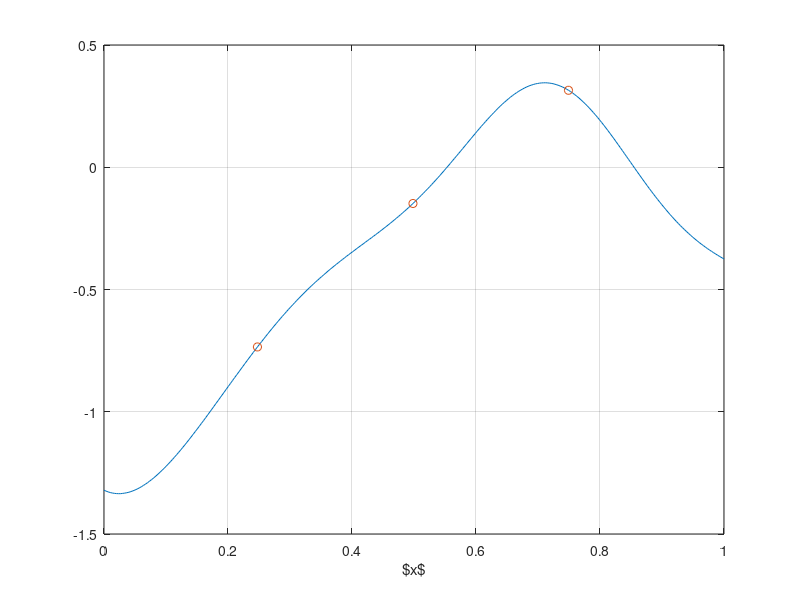

Recreate this plot in MATLAB. (Note: this script raises an error after producing the figure.)

clear all
% close all
clc

tic


%% Parameters
la1  = .2;      % length scale of a(x)
sa21 = .5;      % power of a(x)


nbX = 3;        % number of initial sensors

sigmaS = 2;  % power of s


% set of the uncertaunty power on a(x) -> \hat{a}(x)
nbSigmaA2 = 20;
sma_ratio = logspace(-4, 4, nbSigmaA2).';


nbA    = 50;         % nb of MC for a(x)


ratio_rho = .01;    % ratio between l_n and l_a => ratio_rho = l_n / l_a, with l_N: length scale of the spatial noise


nbMcMc = 10;        % nb of MC simulations for each configuratio, i.e. pair (a(x), uncertainty on \hat{a}(x))


nbPts = 3e2;    % nb of points 'x' in the grid (for optimization)



%%
x = linspace(0, 1, nbPts).';

% Covariance functions
kSquare = @(x,s2,l)(s2 * exp(-squareform(pdist(x,'squaredeuclidean')) / (2*l^2)));
k       = @(x,xP,s2,l) (s2 * exp(-(x-xP).^2 / (2*l^2)));




failure_size_mont = zeros(nbA, nbSigmaA2, nbMcMc);

for inda = 1:nbA    % loop MC on a(x)
    % Generate a
    Ka = kSquare(x, sa21, la1);
    La = chol(Ka + 1e-8*eye(nbPts), 'lower');
    a  = La * randn(nbPts, 1);
    
    
    % Selection X_(N-1) = [x_1, ... , x_{N-1}]
    
    indSelected = fix([1:nbX]/(nbX+1)*nbPts);
    %indSelected = randperm(nbPts);
    indSelected = sort(indSelected(1:nbX));
    xSelected   = x(indSelected);
    
    % aSelected = ma(indSelected);
    aSelected = a(indSelected);
    
    
    figure(1); clf
    axs = axes;
    plot(x,a); hold on
    plot(xSelected, aSelected, 'o');
    
    grid on
    lbl = xlabel('$x$');
    lbl.Interpreter = 'latex';
    lbl = ylabel('$a(x)$');
    lbl.Interpreter = 'latex';
    axs.FontSize = 16;
    
    
    % Failure computation
    for indUncertainty = 1:nbSigmaA2     % loop on uncertainty on a(x)
        figure(10); clf
        subplot(211)
        title('SNR')
        hold on
        
        subplot(212)
        title('SNR normalized')
        hold on
        
        
        
        for Mont = 1:nbMcMc     % loop MC on \hat{a}(x)
            [inda indUncertainty Mont]
            
            % Parameters of \hat{a}
            la  = la1;
            %             sa2 = sa2_set(indUncertainty);
            sa2 = 0.01;
            
            % Parameters of the mean function
            lma  = la;
            %             sma2 = sa2_set(indUncertainty);
            
            sma2 = sma_ratio(indUncertainty)*sa2;   % here sa2_set represents the ratio between "sigma_ma" and "sigma_a"
            
            % Parameters of noise
            ln  = ratio_rho*la;
            sn2 = .01;
            
            
            % 1. Generate ma
            Kma = kSquare(x, sma2, lma);
            Lma = chol(Kma + 1e-8*eye(nbPts), 'lower');
            ma  = a + Lma * randn(nbPts, 1);
            
            maSelected = ma(indSelected);
            
            
            
            figure(2); clf
            axs = axes;
            plt = fill([x ; flipud(x)], [ma + 2*sqrt(sa2) ; flipud(ma) - 2*sqrt(sa2)], .85*[1 1 1]); hold on
            plt.HandleVisibility = 'off';
            plt.LineStyle = 'none';
            
            plt = plot(x,a);
            plt.Color = axs.ColorOrder(1,:);
            plt = plot(xSelected, aSelected, 'o');
            plt.MarkerEdgeColor = axs.ColorOrder(1,:);
            plt.HandleVisibility = 'off';
            
            plt = plot(x, ma);
            plt.Color = axs.ColorOrder(2,:);
            plt = plot(xSelected, maSelected, 'o');
            plt.Color = axs.ColorOrder(2,:);
            plt.HandleVisibility = 'off';
            
            grid on
            
            lbl = xlabel('$x$');
            lbl.Interpreter = 'latex';
            lbl = ylabel('$a(x)$');
            lbl.Interpreter = 'latex';
            axs.FontSize = 16;
            lgd = legend({'$a(x)$' ; '$\hat{a}(x)$'});
            lgd.Interpreter = 'latex';
            drawnow
            
            
            
            % 2. Generate noise
            Kn = kSquare(x, sn2, ln);
            
            
            %         % 3. Generate \hat{a}_N | vec(a)_N-1
            indNonSelected = setdiff(1:nbPts, indSelected);
            %
            %         nbPtsTest = 100;
            %
            %         for indN = 1:nbPts
            %             if ismember(indN, indNonSelected)
            %                 %indNonSelected   %(randomOrder(1));
            %
            %                 mu_aN(indN,1) = ma(indN) + Ka(indSelected, indN).' * ((Ka(indSelected,indSelected)+1e-8*eye(nbX)) \ (aSelected - maSelected));
            %                 s2_aN(indN,1) = Ka(indN,indN) - Ka(indSelected, indN).' / (Ka(indSelected,indSelected)+1e-8*eye(nbX)) * Ka(indSelected, indN);
            %
            %                 aN(indN, 1:nbPtsTest) = mu_aN(indN) + sqrt(s2_aN(indN)) * randn(1, nbPtsTest);
            %
            %             else
            %                 mu_aN(indN,1) = a(indN);
            %                 s2_aN(indN,1) = 0;
            %
            %                 aN(indN, 1:nbPtsTest) = a(indN);
            %
            %             end
            %
            %         end
            
            % 4. Optimal SNR: "perfect knowledge on a(x)"
            aSelected_True = a(indSelected);
            for indN = 1:nbPts
                if ismember(indN, indNonSelected)
                    a_total = [aSelected_True ; a(indN)];
                    x_total = [x(indSelected) ; x(indN)];
                    Rn1 = kSquare(x_total, sn2, ln);
                    
                else
                    a_total = [aSelected_True];
                    x_total = [x(indSelected)];
                    Rn1 = kSquare(x_total, sn2, ln);
                end
                SNR_optimal(indN,1) = sigmaS^2 * a_total' * (Rn1 \ a_total);
            end
            
            
            
            % 5. True SNR(f_hat): "actual SNR with uncertain a(x)"
            flagPrior = 1;
            
            zK     = ma(indSelected);
            tol    = 1e-10;
            xK     = x(indSelected);
            ma_K   = ma(indSelected);
            
            
            % a. Estimation of a(x) from z(x)
            if flagPrior == 1
                aEst = ma;
                
                [xx_, xy_] = meshgrid(x, x);
                Sigma_aEst = k(xx_, xy_, sa2, la);
                
            else
                [xx_kk, xy_kk] = meshgrid(xK, xK);
                SigmaA_kk = k(xx_kk, xy_kk, sa2, la);
                
                [xx_k, xy_k] = meshgrid(xK, x);
                SigmaA_k  = k(xx_k, xy_k, sa2, la);
                
                aEst = ma + SigmaA_k * (SigmaA_kk \ (zK - ma_K));
                
                [xx_, xy_] = meshgrid(x, x);
                SigmaA_k  = k(xx_, xy_, sa2, la);
                
                Sigma_aEst = SigmaA_k - SigmaA_k * (SigmaA_kk \ SigmaA_k.');
            end
            
            
            % b. Computation of the true SNR with estimated a(x)
            SNR_True_Estimated = zeros(nbPts,1);
            
            for indSensor1 = 1:nbPts
                indexExtendedSensors = unique([indSelected' ; indSensor1]);
                
                xExtended     = x(indexExtendedSensors);
                aExtended     = a(indexExtendedSensors);
                aEst_Extended = ma(indexExtendedSensors);
                
                xDist                   = squareform(pdist(xExtended, 'squaredeuclidean'));
                Rn_Extended_computation = kSquare(xExtended, sn2, ln) + tol*sn2*eye(length(xExtended));
                SigmaA_Extended         = Sigma_aEst(indexExtendedSensors, indexExtendedSensors);
                
                
                aTmp = Rn_Extended_computation \ aExtended;
                SNR_True_Estimated(indSensor1,1) = ...
                    sigmaS^2 * ( (aTmp.' * aEst_Extended)^2 + aTmp.' * SigmaA_Extended * aTmp ) / ...
                    ( (aEst_Extended.' / Rn_Extended_computation) * aEst_Extended + ...
                    trace(Rn_Extended_computation \ SigmaA_Extended) );
            end
            
            
            
            toc
            
            SNR_True_Estimated_int = SNR_True_Estimated(indSelected(1));
            
            SNR_True_Estimated_diag_norm_int = (SNR_True_Estimated - SNR_True_Estimated_int) / (max(SNR_True_Estimated) - SNR_True_Estimated_int);
            
            
            figure(3); clf
            axs = axes;
            plot(x, 10*log10(SNR_optimal)); hold on
            plt = plot(xSelected, 10*log10(SNR_optimal(indSelected)), 'o');
            plt.MarkerEdgeColor = axs.ColorOrder(1,:);
            plt.HandleVisibility = 'off';
            plt = plot([0 1], 10*log10(SNR_optimal(indSelected(1)))*ones(2,1), '--');
            plt.Color = axs.ColorOrder(1,:);
            plt.HandleVisibility = 'off';
            
            plt = plot(x, 10*log10(SNR_True_Estimated));
            plt.Color = axs.ColorOrder(2,:);
            plt = plot(xSelected, 10*log10(SNR_True_Estimated(indSelected)), 'o');
            plt.Color = axs.ColorOrder(2,:);
            plt.HandleVisibility = 'off';
            plt = plot([0 1], 10*log10(SNR_True_Estimated(indSelected(1)))*ones(2,1), '--');
            plt.Color = axs.ColorOrder(2,:);
            plt.HandleVisibility = 'off';
            grid on
            
            
            lgd = legend({'Optimal', 'With uncertainty'});
            grid on
            
            lbl = xlabel('$x$');
            lbl.Interpreter = 'latex';
            lbl = ylabel('$SNR$ [dB]');
            lbl.Interpreter = 'latex';
            axs.FontSize = 16;
            
            drawnow
            
            
            figure(10); % tmp
            subplot(211)
            plt = plot(x, 10*log10(SNR_True_Estimated)); hold on
            plt.Color = axs.ColorOrder(1,:);
            grid on
            subplot(212)
            plt = plot(x, SNR_True_Estimated_diag_norm_int); hold on
            plt.Color = axs.ColorOrder(1,:);
            grid on
            drawnow
            
            
            %% Compute SNR mean
            %
            %         % SNRExpectationTh = zeros(nbPts,1);
            %
            %         Rn_KK     = eye(nbX) / (Kn(indSelected , indSelected) + 1e-8*eye(nbX));
            %         Ka_KK = Ka(indSelected , indSelected);
            %
            %         % SNRExpectationTh_int = sigmaS^2 * ( trace(Rn_KK * Ka_KK) + ma_K' * Rn_KK * ma_K);
            %         % SNRExpectationTh_int = sigmaS^2 * ( ma_K' * Rn_KK * ma_K);
            %
            %         % SNRExpectationTh(indSelected,1) = repmat(SNRExpectationTh_int, nbX, 1);
            %
            %         for ind = 1:length(indNonSelected)
            %             indN = indNonSelected(ind);      %indNonSelected(randomOrder(1));
            %
            %             Rn_KN     = eye(nbX+1) / (Kn([indSelected , indN], [indSelected , indN]) + 1e-8*eye(nbX+1));
            %             SNRExpectationTh(ind,1) = sigmaS^2 * ( aSelected.' * Rn_KN(1:nbX,1:nbX) * aSelected ...
            %                 + 2 * aSelected.' * Rn_KN(1:nbX,end) * mu_aN(indN) ...
            %                 + Rn_KN(end,end) * (s2_aN(indN) + mu_aN(indN)^2) );
            %         end
            %
            
            %% Compute SNR CDF
            
            %         SNR_Initial = sigmaS^2 * ( aSelected.' / (Kn(indSelected,indSelected)+1e-8*eye(nbX)) * aSelected);
            %
            %         [SNR_ExpectedMax, indexMax] = max(SNRExpectationTh);
            %
            %
            %         for ind = 1:length(indNonSelected)
            %             indN = indNonSelected(ind);      %indNonSelected(randomOrder(1));
            %
            %             for indTest = 1:nbPtsTest
            %                 SNR_N(indTest) = [aSelected ; aN(indN,indTest)].' / (Kn([indSelected indN],[indSelected indN]) + 1e-8*eye(nbX+1)) * [aSelected ; aN(indN,indTest)];
            %             end
            %
            %
            %             [SNRHist(:,ind), SNRHistAbsc(:,ind)] = hist(SNR_N, 35);
            %             SNRHist(:,ind) = SNRHist(:,ind) / (sum(SNRHist(:,ind)) * (SNRHistAbsc(2,ind)-SNRHistAbsc(1,ind)));
            %
            %
            %
            %             Rn_KN     = eye(nbX+1) / (Kn([indSelected , indN], [indSelected , indN]) + 1e-8*eye(nbX+1));
            %             alpha  = aSelected.' * Rn_KN(1:nbX,1:nbX) * aSelected;
            %             beta   = aSelected.' * Rn_KN(1:nbX,end);
            %             gamma  = Rn_KN(end,end);
            %             lambda = (mu_aN(indN) + beta/gamma)^2 / s2_aN(indN);
            %
            %
            %             xSNRTh(:,ind) = linspace(min(SNRHistAbsc(:,ind)), max(SNRHistAbsc(:,ind)), 1e3).';
            %             SNR_pdfTh(:,ind) = 1/(gamma*s2_aN(indN)) * ncx2pdf(1/(gamma*s2_aN(indN))*(xSNRTh(:,ind) - (alpha - beta^2/gamma)), 1, lambda);
            %
            %
            %             probaImprovement(ind,1) = 1-ncx2cdf(1/(gamma*s2_aN(indN))*(SNR_ExpectedMax - (alpha - beta^2/gamma)), 1, lambda);
            %             probaDegradate(ind,1) = ncx2cdf(1/(gamma*s2_aN(indN))*(SNR_Initial - (alpha - beta^2/gamma)), 1, lambda);
            %
            %             g_max = 4;
            %
            %             for g = 1:g_max
            %                 threshold(g) = .25 * g * (SNR_ExpectedMax-SNR_Initial);
            %                 probaDegradate_BIS(ind,g) = ncx2cdf(1/(gamma*s2_aN(indN))*(SNR_Initial + threshold(g) - (alpha - beta^2/gamma)), 1, lambda);
            %
            %             end
            %
            %
            %         end
            
            %%  normalization
            
            % SNRExpectation
            %         SNRExpectationTh_norm_int = (SNRExpectationTh - min(SNRExpectationTh)) / (max(SNRExpectationTh) - min(SNRExpectationTh));
            %
            %         % CDF_Complementary
            %         CDF_Complementary_norm= zeros(size(indNonSelected,2),g_max);
            %         % normalize
            %         for g = 1:g_max
            %             CDF_Complementary(:,g) = 1-probaDegradate_BIS(:,g);
            %             CDF_min(g) = min(CDF_Complementary(:,g));
            %             CDF_Complementary_norm(:,g) = (CDF_Complementary(:,g)-CDF_min(g)) / (max(CDF_Complementary(:,g)) - CDF_min(g));
            %         end
            %
            
            
            %% failure percentage
            
            index_failure = find(SNR_True_Estimated_diag_norm_int<0);
            failure_size(Mont) = size(index_failure,1);
            
            %         % SNRExpectation
            %         index_select_SNRExpectationTh = find(SNRExpectationTh_norm_int>0);
            %         failure_SNRExpectationTh(Mont) = 100 * numel(intersect(index_select_SNRExpectationTh,index_failure)) / numel(index_failure);
            %
            %         % CDF_Complementary
            %
            %         for gg=1:g_max
            %             index_select_CDF_Complementary = find(CDF_Complementary_norm(:,gg)>0);
            %             failure_CDF_Complementary(Mont,gg) = 100 * numel(intersect(index_select_CDF_Complementary,index_failure)) / numel(index_failure);
            %         end
            %
            
        end
        
        %     failure_SNRExpectation_average(i) = nanmean(failure_SNRExpectationTh)
        %
        %     failure_CDF_Complementary_average(i,:) = nanmean(failure_CDF_Complementary,1)
        failure_size_mont(inda, indUncertainty,:) = failure_size;
    end
    
end

%%
nbSubplotRow = fix(sqrt(nbA));
nbSubplotCol = ceil(nbA/nbSubplotRow);
figure(4); clf
for indPlot = 1:nbA
    
    axs = subplot(nbSubplotRow, nbSubplotCol, indPlot);
    
    plt = fill([sma_ratio.^(1/2) ; flipud(sma_ratio.^(1/2))], 100*[quantile(squeeze(failure_size_mont(indPlot,:,:)).', .25).' ; flipud(quantile(squeeze(failure_size_mont(indPlot,:,:)).', .75).')]/nbPts, .75*[1 1 1]); hold on
    plt.HandleVisibility = 'off';
    plt.LineStyle = 'none';
    
    plt = plot(sma_ratio.^(1/2), 100*median(squeeze(failure_size_mont(indPlot,:,:)).')/nbPts); hold on
    plt.Color = axs.ColorOrder(1,:);
    
    
    grid on
    axs.XScale = 'log';
    
    ylabel('failure [%]')
    xlabel('sigma_a (i.e. ''Uncertainty on a(x)'')')
end


% Global performance
failure_size_Global = reshape(permute(failure_size_mont, [2 1 3]), nbSigmaA2, nbA*nbMcMc);

%%

figure(5); clf
axs = axes;
sma2_vect = sa2.*sma_ratio;
plt = fill([sma2_vect.^(1/2) ; flipud(sma2_vect.^(1/2))], 100*[quantile(failure_size_Global.', .25).' ; flipud(quantile(failure_size_Global.', .75).')]/nbPts, .85*[1 1 1]); hold on
plt.HandleVisibility = 'off';
plt.LineStyle = 'none';

plt = plot(sma2_vect.^(1/2), 100*median(failure_size_Global.')/nbPts,'LineWidth',3.5,'Color',[0 0.4470 0.7410]); hold on
plt.Color = axs.ColorOrder(1,:);


grid on
axs.XScale = 'log';
set(gca,'FontSize',30);
ylabel('Failure [$\%$]','fontsize',35,'interpreter','latex')
xlabel('$\sigma_{b}$','fontsize',40,'interpreter','latex')
% ylim([0,40])
set(gcf,'Position',[100 200 1200 1000])

%%k



%
% figure(1)
% plot(sa2_set,smoothdata(failure_CDF_Complementary_average,1),'LineWidth',2.5);
% hold on
% plot(sa2_set,smoothdata(smoothdata(failure_SNRExpectation_average)),'LineWidth',2.5);
% % xlim([0,100])
% set(gca,'FontSize',16);
% % xticks([0:.1:1.1,5:10:100]')
% legend('$G_{cmpl},\delta=0.25$','$G_{cmpl},\delta=0.50$',...
%     '$G_{cmpl},\delta=0.75$','$G_{cmpl},\delta=1.00$','$\hat{g}(X_N)$','interpreter','latex','FontSize',20);
% grid on
% ylabel('Failure','FontSize',20)
% xlabel('$\rho_a$','interpreter','latex','FontSize',24)




% figure(4); clf
% semilogx(sa2_set,smooth(smooth(sa2_set,failure_size_average)),'LineWidth',2.5)
% grid on
% % xlim(1e-4,5)
% ylabel('\textbf{Size of the Failure Region}','interpreter','latex','FontSize',20)
% xlabel('\textbf{Uncertainty on spatial gain} $a$ $(\sigma_a)$','interpreter','latex','FontSize',24)
% set(gca,'FontSize',20);
%
% figure(5); clf
% fill([sa2_set' ; flipud(sa2_set')], [smooth(failure_size_average'+var(failure_size_mont')'.^(1/2)) ; ...
%     flipud(smooth(failure_size_average'-var(failure_size_mont')'.^(1/2)))], .85*ones(1,3), 'edgeColor', 'k','LineWidth',1)
% hold on
% plot(sa2_set',smooth(failure_size_average'),'b','LineWidth',2.5); hold on
% grid on
% ylabel('\textbf{Size of the Failure Region}','interpreter','latex','FontSize',20)
% xlabel('\textbf{Uncertainty on spatial gain} $a$ $(\sigma_a)$','interpreter','latex','FontSize',24)
% set(gca, 'XScale', 'log')
% set(gca,'FontSize',20);